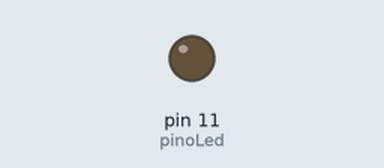
The sketch below on a simulated Arduino Uno, built with avr-gcc and run on an emulated ATmega328P. On the bench: output pins drawn as LEDs (lit = HIGH).

Above: at 2.6 s.
Timing chart, 0 to 4.1 s (numbered marks = the images above):
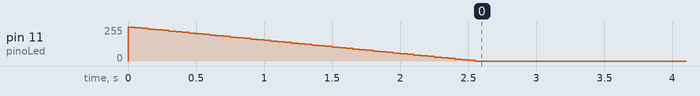

The sketch:

fade-out.ino
```cpp
/* Define a porta PWM 11 como pino do LED.             */
int pinoLed = 11;
int decremento = 5; /* Decremento do brilho do LED.    */
int brilho = 255; /* Variável do brilho do LED.        */
void setup() {
  /* Define o pino do LED como saída.                  */
  pinMode(pinoLed, OUTPUT);
}
void loop() {
  /* Decrementa o brilho do LED de 255 à 0.             */
  for (brilho; brilho >= -1; brilho -= decremento) {
    /* Ajusta a intensidade do brilho a cada decremento.*/
    analogWrite(pinoLed, brilho);
    /* Aguarda 50 milissegundos para diminuir o brilho. */
    delay(50);
  }
}
```
